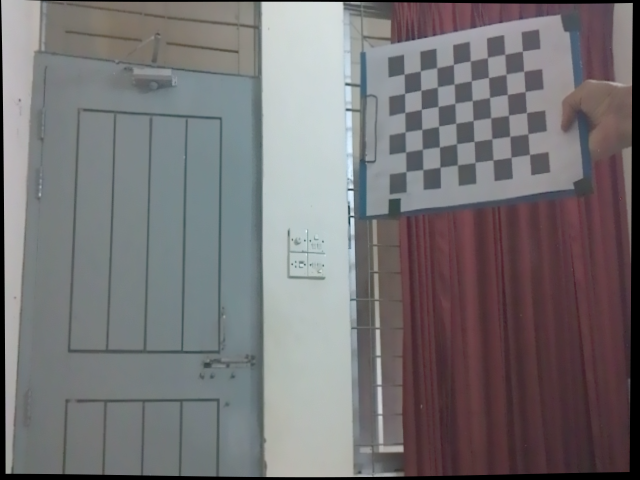
#> input picture automama/automama/perception/stereo_vision_test/single_cam_KD_callib/left_undistorted/left_000.png, 640 x 480 px; its folder holds 4 pictures in this run
$ python stereo_rect_checky.py   (older library calls are emulated)
#> lines starting #> are read from the running program, lines starting #| are printed output that depends on the picture; pictures that were not available may be replaced by others from this repository, and a replacement may not be noted
import cv2
import numpy as np
import os
import yaml
from glob import glob

# Load camera calibration data
calib_dir = "automama/perception/stereo_vision_test/single_cam_KD_callib"

# Load left camera data (intrinsics and distortion coefficients)
with open(os.path.join(calib_dir, "camera_calibration1.yaml")) as f:
    left_data = yaml.safe_load(f)

# Load right camera data (intrinsics and distortion coefficients)
with open(os.path.join(calib_dir, "camera_calibration0.yaml")) as f:
    right_data = yaml.safe_load(f)

# Extract intrinsics and distortion coefficients for both cameras
K1 = np.array(left_data["camera_matrix"], dtype=np.float64)
D1 = np.array(left_data["distortion_coefficients"], dtype=np.float64)
K2 = np.array(right_data["camera_matrix"], dtype=np.float64)
D2 = np.array(right_data["distortion_coefficients"], dtype=np.float64)

# Ensure distortion coefficients are 1D arrays of size 5 (k1, k2, p1, p2, k3)
if D1.size != 5:
    D1 = np.zeros(5)  # Replace with zeros or your known distortion parameters
if D2.size != 5:
    D2 = np.zeros(5)  # Replace with zeros or your known distortion parameters

print("Camera Intrinsics loaded")

# Load stereo calibration data (extrinsics)
with open(os.path.join(calib_dir, "stereo_calibration.yaml")) as f:
    data = yaml.safe_load(f)

# Extract the rotation matrix R and translation vector T between cameras
# These should be the extrinsic parameters from stereo calibration
R = np.array(data["R"], dtype=np.float64)  # Rotation matrix between cameras
T = np.array(data["T"], dtype=np.float64)  # Translation vector between cameras

# Ensure R is 3x3 and T is 3x1
if R.shape != (3, 3):
    R = np.reshape(R, (3, 3))
if T.shape != (3, 1):
    T = np.reshape(T, (3, 1))

print("Camera Extrinsics loaded")

# Define image size (width, height)
image_size = (1280, 736)  # Replace with your actual image size if different

# Stereo rectification - Note the correct parameter order
R1, R2, P1, P2, Q, roi1, roi2 = cv2.stereoRectify(
    K1, D1,      # Left camera matrix and distortion
    K2, D2,      # Right camera matrix and distortion
    image_size,  # Image size
    R, T,        # Rotation and translation between cameras
    flags=cv2.CALIB_ZERO_DISPARITY,  # Optional: flags for rectification
    alpha=0      # Optional: alpha parameter (0-1, controls cropping)
)

# Compute rectification maps for both cameras
map1_left, map2_left = cv2.initUndistortRectifyMap(K1, D1, R1, P1, image_size, cv2.CV_16SC2) #(Source already undistorted)
map1_right, map2_right = cv2.initUndistortRectifyMap(K2, D2 , R2, P2, image_size, cv2.CV_16SC2)

# Save rectification maps as YAML files
rectification_file = os.path.join(calib_dir, "rectification_maps.yaml")
fs = cv2.FileStorage(rectification_file, cv2.FILE_STORAGE_WRITE)
fs.write("map1_left", map1_left)
fs.write("map2_left", map2_left)
fs.write("map1_right", map1_right)
fs.write("map2_right", map2_right)
fs.release()  # Close the file storage after use


print("Rectification maps saved to:", rectification_file)

# Directories with the input images
left_images_dir = "automama/perception/stereo_vision_test/single_cam_KD_callib/left_undistorted"
right_images_dir = "automama/perception/stereo_vision_test/single_cam_KD_callib/right_undistorted"

# List all PNG images in the directories
left_images = sorted(glob(os.path.join(left_images_dir, "*.png")))
right_images = sorted(glob(os.path.join(right_images_dir, "*.png")))

# Rectify and show images
for left_img_path, right_img_path in zip(left_images, right_images):
    # Read the images
    left_img = cv2.imread(left_img_path)
#> left_img is the input picture: shape (480, 640, 3); mean B, G, R 117.2, 115.3, 118.1
    right_img = cv2.imread(right_img_path)

    if left_img is None or right_img is None:
        print(f"Could not load images: {left_img_path}, {right_img_path}")
        continue

    # Undistort and rectify the images using remap
    rectified_left = cv2.remap(left_img, map1_left, map2_left, cv2.INTER_LINEAR)
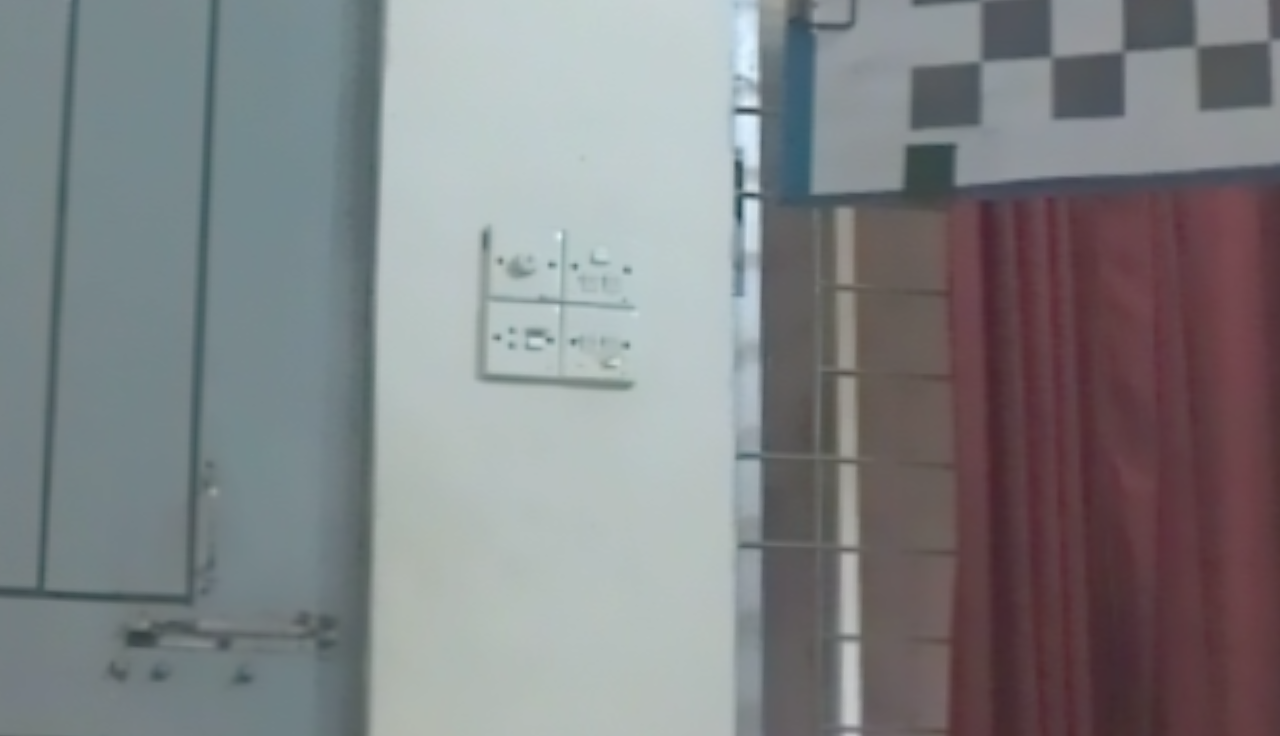
#> rectified_left: shape (736, 1280, 3); mean B, G, R 132.4, 130.4, 128.8
    rectified_right = cv2.remap(right_img, map1_right, map2_right, cv2.INTER_LINEAR)
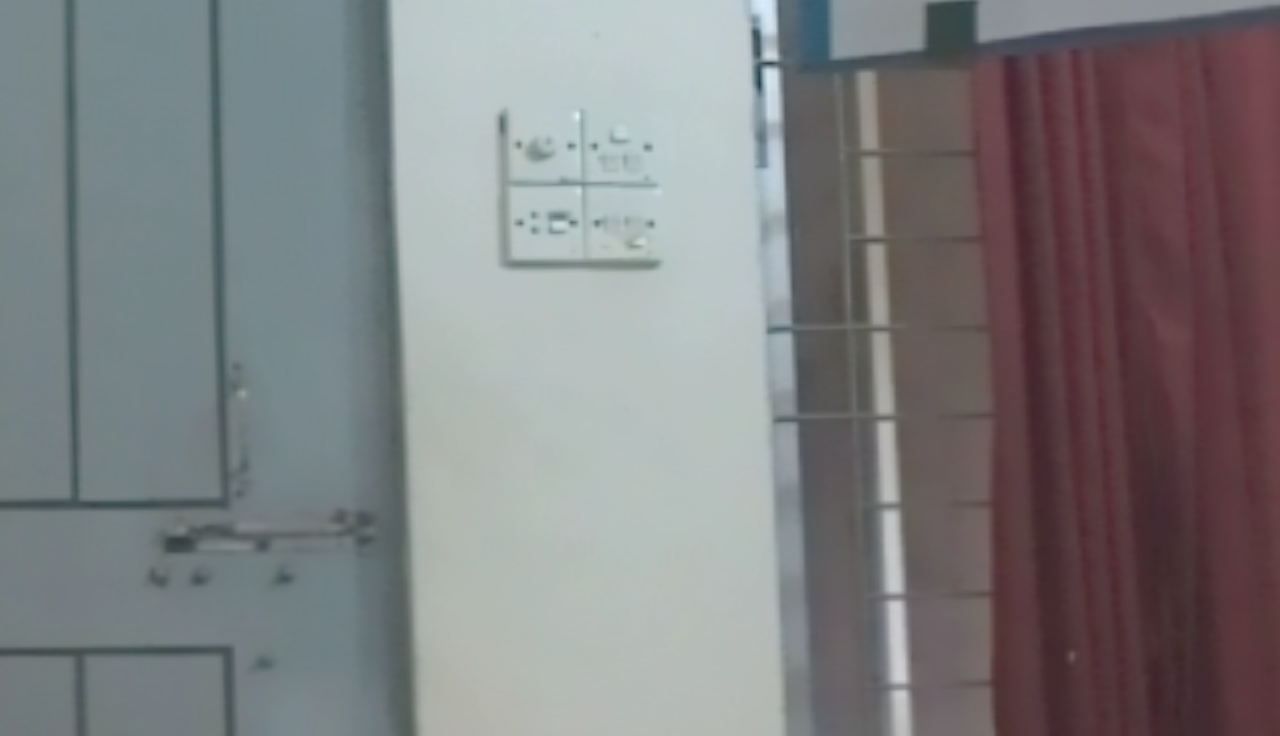
#> rectified_right: shape (736, 1280, 3); mean B, G, R 127.7, 126.2, 126.3

    # Resize both images to match (if necessary)
    rectified_left = cv2.resize(rectified_left, image_size)
    rectified_right = cv2.resize(rectified_right, image_size)

    # Alpha blending the rectified images (50% opacity)
    blended = cv2.addWeighted(rectified_left, 0.5, rectified_right, 0.5, 0)
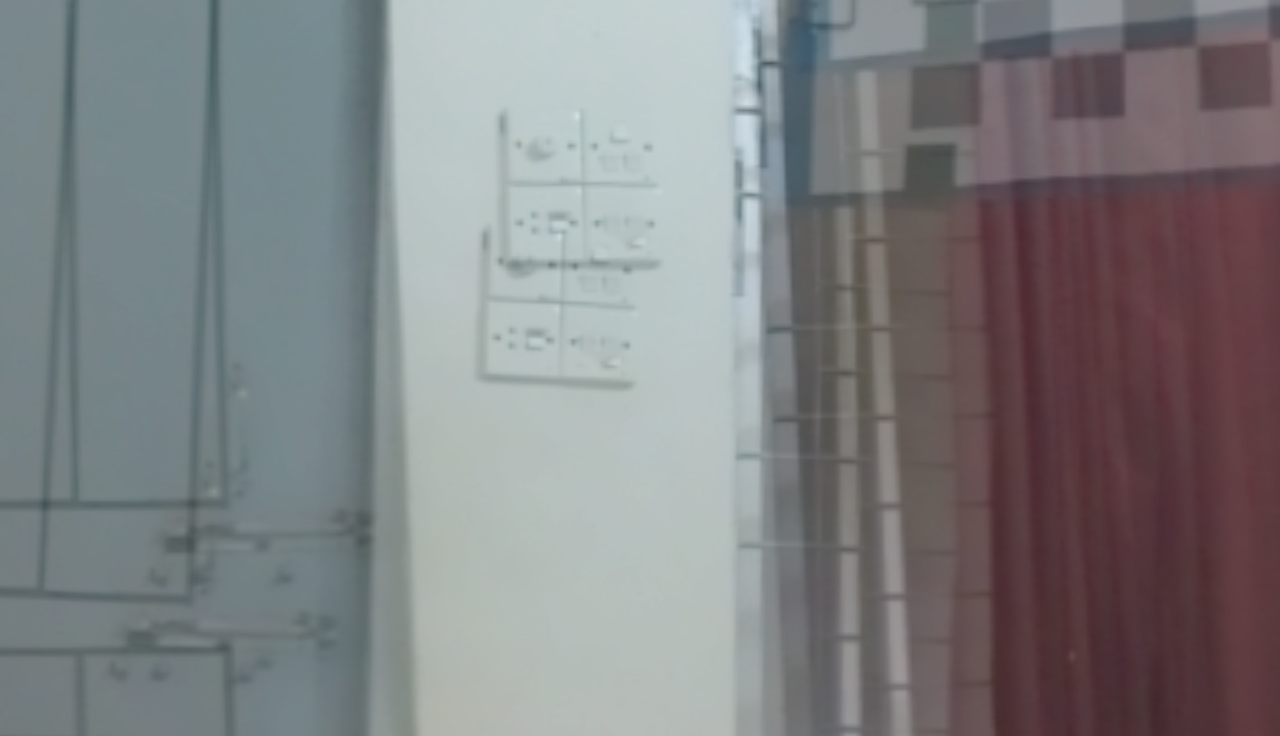
#> blended: shape (736, 1280, 3); mean B, G, R 130, 128.3, 127.6

    # Show the blended result
    cv2.imshow(f"Blended Rectified Stereo Pair ({os.path.basename(left_img_path)})", blended)

    # Wait for a key press before moving to the next image
    cv2.waitKey(0)

# cv2.destroyAllWindows()
print("Rectification and Display Complete!")
